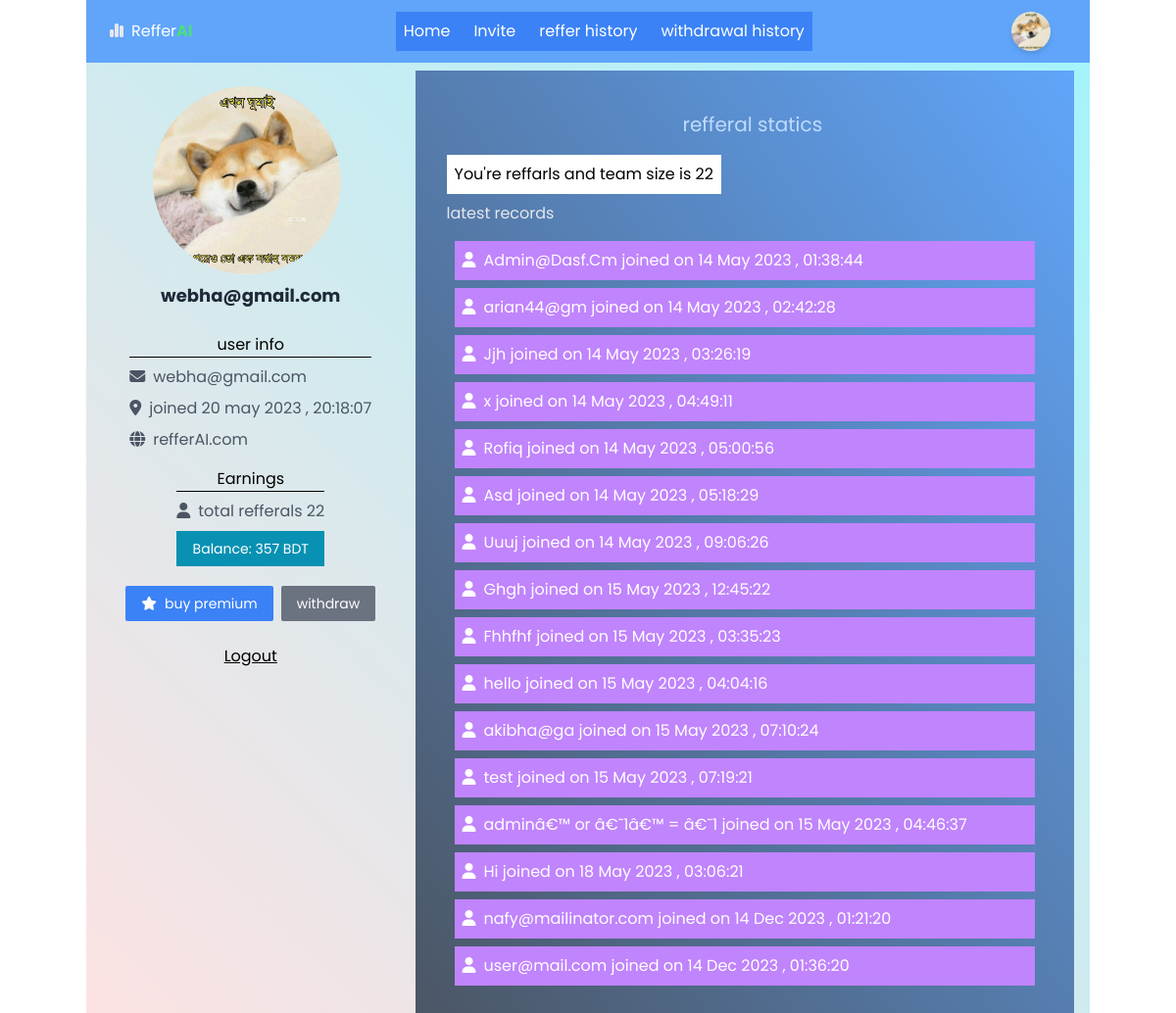
/dashboard.php (signed in), run on the app's committed database.
### tables this page shows
CREATE TABLE `users` (
  `id` int(255) NOT NULL,
  `username` varchar(255) NOT NULL,
  `email` varchar(255) NOT NULL,
  `password` varchar(255) NOT NULL,
  `reg_date` varchar(255) NOT NULL,
  `balance` int(255) NOT NULL,
  `reffers` int(255) NOT NULL,
  `reffered_by` int(255) DEFAULT NULL
);

### dashboard.php (the view, shortened to what this page needs)
<?php
include 'config.php';
$name = $_SESSION['name'];
?>
<!DOCTYPE html>
<html lang="en">
<head>
    <link rel="stylesheet" href="https://cdnjs.cloudflare.com/ajax/libs/font-awesome/6.4.0/css/all.min.css" />
    <script src="https://cdn.tailwindcss.com"></script>
    <link rel="stylesheet" href="style.css">
</head>
<body>
    <div class="container m-auto bg-white h-screen">
        <?php include 'header.php';?>
        <section class="flex justify-between gap-4 bg-gradient-to-tr from-red-100 to-cyan-200 w-full h-fit p-2 pl-4 pr-4 ">
            <div class="profile p-4 w-[400px] flex items-center flex-col">
            <div class="image">
              <img src="images/profile.jpeg" alt="" class="w-48 h-48 rounded-full">
              <h2 class="text-center text-lg font-bold p-2 text-gray-800"><?php
              echo
              $name ; ?></h2>
            </div>
            <?php
            $sql = "SELECT * FROM users WHERE username = '$name'";
            $run = mysqli_query($db, $sql);
            if($row = mysqli_fetch_assoc($run)){
            ?>
            <div class="content">
                <p class="text-center mt-4 border-b border-black">user info</p>
              <h3 class="mt-2 text-gray-600"><i class="fa-solid fa-envelope mr-2"></i><?php echo $row['email']; ?></h3>
              <h3 class="mt-2 text-gray-600"><i class="fa-solid fa-location-dot mr-2"></i>joined <?php echo $row['reg_date']; ?></h3>
              <h3 class="mt-2 text-gray-600"><i class="fa-solid fa-globe mr-2"></i><a href="">refferAI.com</a></h3>
            </div>
            <div class="content">
                <p class="text-center mt-4 border-b border-black">Earnings</p>
              <h3 class="mt-2 text-gray-600"><i class="fa-solid fa-user mr-2"></i>total refferals <?php echo $row['reffers']; ?></h3>
            <button class="text-sm p-2 px-4 bg-cyan-600 text-white mt-2 w-full spacing-2 " disabled>Balance: <?php echo $row['balance'] ?> BDT</button>
            </div>
            <div class="mt-5 flex justify-between gap-2">
                <a href="" class="text-sm p-2 px-4 bg-blue-500 text-white rounded-sm"><i class="fa-solid fa-star mr-2"></i></i>buy premium</a>
                <a href="wallet.php" class="text-sm p-2 px-4 bg-gray-500 text-white rounded-sm"">withdraw</a>
            </div>
            <a href="logout.php" class="mt-6 text-md underline hover:text-blue-500">Logout</a>
            </div>
            <div class="earnings w-[900px] p-4 bg-gradient-to-tr from-gray-600 to-blue-400 ">
                <div class=" p-4">
                     <p class="text-[20px] py-2 text-center pl-4 text-blue-200">refferal statics</p>
                    <h2 class="p-2  my-2 bg-white w-fit">You're reffarls and team size is <?php echo $row['reffers']; ?></h2>
                    <p class="text-md text-gray-200">latest records</p>
                    <ul class="p-2 gap-2">
        <?php
            $id = $row['id'];
            $sql1 = "SELECT * FROM users WHERE reffered_by = $id";
            $run1 = mysqli_query($db, $sql1);
        if(mysqli_num_rows($run1) > 0){
            while($row1 = mysqli_fetch_assoc($run1)){
                echo "<li class='my-2 text-white p-2  bg-purple-400'> <i class='fa-solid fa-user mr-2'></i>{$row1['username']} joined on {$row1['reg_date']} </li>";
            }
        }else{
    echo "<h2 class='text-center text-xl text-gray-200 mt-4'>No records found </h2>";
}
        ?>
                    </ul>
                </div>
            </div>
        </section>
        <?php } ?>
    </div>
</body>
</html>

### style.css (style rules this page uses)
* { padding: 0; margin: 0; font-family: 'Poppins', sans-serif; }
.container { position: relative; }

### data on the page
users: email "webha@gmail.com", reg_date "20 may 2023 , 20:18:07", reffers "22", balance "357"
users: username "Admin@Dasf.Cm", reg_date "14 May 2023 , 01:38:44"
users: username "arian44@gm", reg_date "14 May 2023 , 02:42:28"
users: username "Jjh", reg_date "14 May 2023 , 03:26:19"
users: username "x", reg_date "14 May 2023 , 04:49:11"
users: username "Rofiq", reg_date "14 May 2023 , 05:00:56"
users: username "Asd", reg_date "14 May 2023 , 05:18:29"
users: username "Uuuj", reg_date "14 May 2023 , 09:06:26"
users: username "Ghgh", reg_date "15 May 2023 , 12:45:22"
users: username "Fhhfhf", reg_date "15 May 2023 , 03:35:23"
users: username "hello", reg_date "15 May 2023 , 04:04:16"
users: username "akibha@ga", reg_date "15 May 2023 , 07:10:24"
users: username "test", reg_date "15 May 2023 , 07:19:21"
users: username "adminâ€™ or â€˜1â€™ = â€˜1", reg_date "15 May 2023 , 04:46:37"
users: username "Hi", reg_date "18 May 2023 , 03:06:21"
users: username "nafy@mailinator.com", reg_date "14 Dec 2023 , 01:21:20"
users: username "user@mail.com", reg_date "14 Dec 2023 , 01:36:20"

### other printed values
$name "webha@gmail.com"
